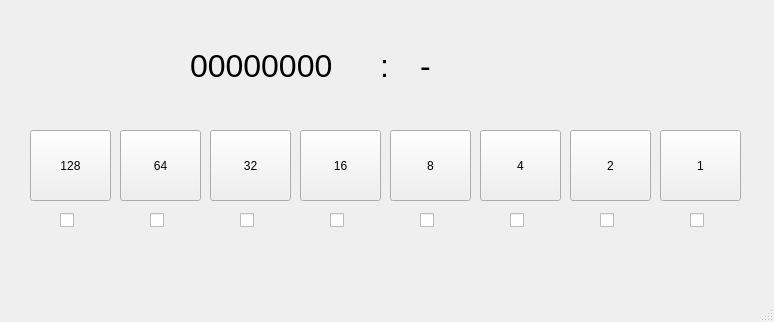
<?xml version="1.0" encoding="UTF-8"?>
<ui version="4.0">
 <class>MainWindow</class>
 <widget class="QMainWindow" name="MainWindow">
  <property name="enabled">
   <bool>true</bool>
  </property>
  <property name="geometry">
   <rect>
    <x>0</x>
    <y>0</y>
    <width>774</width>
    <height>322</height>
   </rect>
  </property>
  <property name="windowTitle">
   <string>MainWindow</string>
  </property>
  <widget class="QWidget" name="centralwidget">
   <widget class="QPushButton" name="button_1">
    <property name="geometry">
     <rect>
      <x>30</x>
      <y>130</y>
      <width>81</width>
      <height>71</height>
     </rect>
    </property>
    <property name="text">
     <string>128</string>
    </property>
   </widget>
   <widget class="QPushButton" name="button_2">
    <property name="geometry">
     <rect>
      <x>120</x>
      <y>130</y>
      <width>81</width>
      <height>71</height>
     </rect>
    </property>
    <property name="text">
     <string>64</string>
    </property>
   </widget>
   <widget class="QPushButton" name="button_3">
    <property name="geometry">
     <rect>
      <x>210</x>
      <y>130</y>
      <width>81</width>
      <height>71</height>
     </rect>
    </property>
    <property name="text">
     <string>32</string>
    </property>
   </widget>
   <widget class="QPushButton" name="button_4">
    <property name="geometry">
     <rect>
      <x>300</x>
      <y>130</y>
      <width>81</width>
      <height>71</height>
     </rect>
    </property>
    <property name="text">
     <string>16</string>
    </property>
   </widget>
   <widget class="QPushButton" name="button_5">
    <property name="geometry">
     <rect>
      <x>390</x>
      <y>130</y>
      <width>81</width>
      <height>71</height>
     </rect>
    </property>
    <property name="text">
     <string>8</string>
    </property>
   </widget>
   <widget class="QPushButton" name="button_6">
    <property name="geometry">
     <rect>
      <x>480</x>
      <y>130</y>
      <width>81</width>
      <height>71</height>
     </rect>
    </property>
    <property name="text">
     <string>4</string>
    </property>
   </widget>
   <widget class="QPushButton" name="button_7">
    <property name="geometry">
     <rect>
      <x>570</x>
      <y>130</y>
      <width>81</width>
      <height>71</height>
     </rect>
    </property>
    <property name="text">
     <string>2</string>
    </property>
   </widget>
   <widget class="QPushButton" name="button_8">
    <property name="geometry">
     <rect>
      <x>660</x>
      <y>130</y>
      <width>81</width>
      <height>71</height>
     </rect>
    </property>
    <property name="text">
     <string>1</string>
    </property>
   </widget>
   <widget class="QLabel" name="lbl_Bin">
    <property name="geometry">
     <rect>
      <x>190</x>
      <y>30</y>
      <width>211</width>
      <height>71</height>
     </rect>
    </property>
    <property name="font">
     <font>
      <pointsize>24</pointsize>
     </font>
    </property>
    <property name="text">
     <string>00000000</string>
    </property>
    <property name="wordWrap">
     <bool>false</bool>
    </property>
   </widget>
   <widget class="QLabel" name="lbl_Bin_2">
    <property name="geometry">
     <rect>
      <x>380</x>
      <y>30</y>
      <width>211</width>
      <height>71</height>
     </rect>
    </property>
    <property name="font">
     <font>
      <pointsize>24</pointsize>
     </font>
    </property>
    <property name="text">
     <string>:</string>
    </property>
    <property name="wordWrap">
     <bool>false</bool>
    </property>
   </widget>
   <widget class="QLabel" name="lbl_letter">
    <property name="geometry">
     <rect>
      <x>420</x>
      <y>30</y>
      <width>211</width>
      <height>71</height>
     </rect>
    </property>
    <property name="font">
     <font>
      <pointsize>24</pointsize>
     </font>
    </property>
    <property name="text">
     <string>-</string>
    </property>
    <property name="wordWrap">
     <bool>false</bool>
    </property>
   </widget>
   <widget class="QCheckBox" name="check_1">
    <property name="enabled">
     <bool>true</bool>
    </property>
    <property name="geometry">
     <rect>
      <x>60</x>
      <y>210</y>
      <width>16</width>
      <height>20</height>
     </rect>
    </property>
    <property name="text">
     <string/>
    </property>
   </widget>
   <widget class="QCheckBox" name="check_2">
    <property name="geometry">
     <rect>
      <x>150</x>
      <y>210</y>
      <width>16</width>
      <height>20</height>
     </rect>
    </property>
    <property name="text">
     <string/>
    </property>
   </widget>
   <widget class="QCheckBox" name="check_3">
    <property name="geometry">
     <rect>
      <x>240</x>
      <y>210</y>
      <width>16</width>
      <height>20</height>
     </rect>
    </property>
    <property name="text">
     <string/>
    </property>
   </widget>
   <widget class="QCheckBox" name="check_4">
    <property name="geometry">
     <rect>
      <x>330</x>
      <y>210</y>
      <width>16</width>
      <height>20</height>
     </rect>
    </property>
    <property name="text">
     <string/>
    </property>
   </widget>
   <widget class="QCheckBox" name="check_5">
    <property name="geometry">
     <rect>
      <x>420</x>
      <y>210</y>
      <width>16</width>
      <height>20</height>
     </rect>
    </property>
    <property name="text">
     <string/>
    </property>
   </widget>
   <widget class="QCheckBox" name="check_6">
    <property name="geometry">
     <rect>
      <x>510</x>
      <y>210</y>
      <width>16</width>
      <height>20</height>
     </rect>
    </property>
    <property name="text">
     <string/>
    </property>
   </widget>
   <widget class="QCheckBox" name="check_7">
    <property name="geometry">
     <rect>
      <x>600</x>
      <y>210</y>
      <width>16</width>
      <height>20</height>
     </rect>
    </property>
    <property name="text">
     <string/>
    </property>
   </widget>
   <widget class="QCheckBox" name="check_8">
    <property name="geometry">
     <rect>
      <x>690</x>
      <y>210</y>
      <width>16</width>
      <height>20</height>
     </rect>
    </property>
    <property name="text">
     <string/>
    </property>
   </widget>
  </widget>
  <widget class="QMenuBar" name="menubar">
   <property name="geometry">
    <rect>
     <x>0</x>
     <y>0</y>
     <width>774</width>
     <height>26</height>
    </rect>
   </property>
  </widget>
  <widget class="QStatusBar" name="statusbar"/>
 </widget>
 <resources/>
 <connections/>
</ui>
